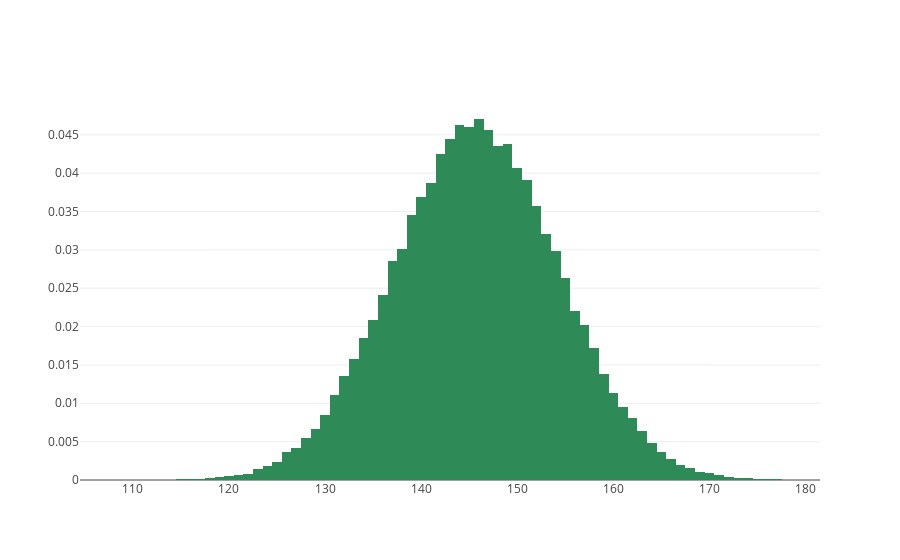

Notebook code for this chart:
### Code cell
plot_status_dist(&sequence).lab_display();

### Figure 1 — Plotly figure (JSON) as saved in the notebook; plotly's stock layout.template omitted (floating-point values rounded to 4 significant figures; data arrays with more than 128 entries replaced by an {"elided": "..."} marker saying what was removed)
{"data": [{"histnorm": "probability", "marker": {"color": "seagreen"}, "orientation": null, "type": "histogram", "x": {"elided": "100000 int values"}}], "layout": {"autosize": true, "xaxis": {"autorange": true, "range": [104.5, 181.5], "type": "linear"}, "yaxis": {"autorange": true, "range": [0, 0.04954]}}}
